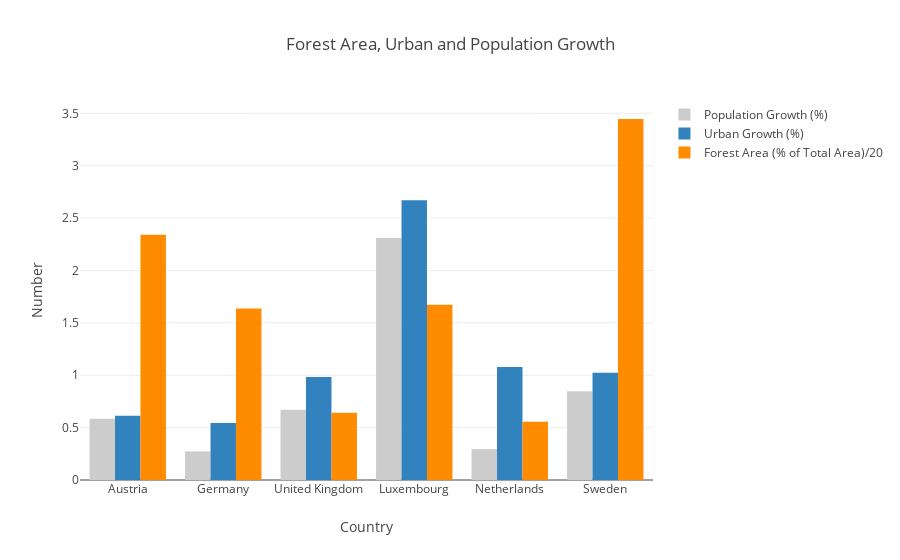

Write notebook code for a chart like this one.
### Code cell
# Now I will graph the data again but use the Forest Area/20 instead of Forest Area
urb = go.Bar(
    x=dfeuro.index,
    y=dfeuro['Urban Growth (%)'],
    name='Urban Growth (%)',
    marker=dict(
        color='rgb(49,130,189)'
    )
)
pop = go.Bar(
    x=dfeuro.index,
    y=dfeuro['Population Growth (%)'],
    name='Population Growth (%)',
    marker=dict(
        color='rgb(204,204,204)',
    )
)

forest = go.Bar(
    x=dfeuro.index,
    y=dfeuro['Forest Area (% of Total Area)/20'],
    name='Forest Area (% of Total Area)/20',
    marker=dict(
        color='rgb(255,140,0)',
    )
)


layout = {
  'xaxis': {'title': 'Country'},
  'yaxis': {'title': 'Number'},
  'title': 'Forest Area, Urban and Population Growth'
};


iplot(go.Figure(data=[pop, urb, forest], layout = layout))

### Figure 1 — Plotly figure (JSON) as saved in the notebook; plotly's stock layout.template omitted (floating-point values rounded to 4 significant figures)
{"data": [{"marker": {"color": "rgb(204,204,204)"}, "name": "Population Growth (%)", "type": "bar", "x": ["Austria", "Germany", "United Kingdom", "Luxembourg", "Netherlands", "Sweden"], "y": [0.5841, 0.2729, 0.6695, 2.311, 0.2948, 0.8473]}, {"marker": {"color": "rgb(49,130,189)"}, "name": "Urban Growth (%)", "type": "bar", "x": ["Austria", "Germany", "United Kingdom", "Luxembourg", "Netherlands", "Sweden"], "y": [0.6145, 0.543, 0.9843, 2.67, 1.078, 1.024]}, {"marker": {"color": "rgb(255,140,0)"}, "name": "Forest Area (% of Total Area)/20", "type": "bar", "x": ["Austria", "Germany", "United Kingdom", "Luxembourg", "Netherlands", "Sweden"], "y": [2.342, 1.636, 0.6427, 1.674, 0.5562, 3.446]}], "layout": {"title": "Forest Area, Urban and Population Growth", "xaxis": {"title": "Country"}, "yaxis": {"title": "Number"}}}
